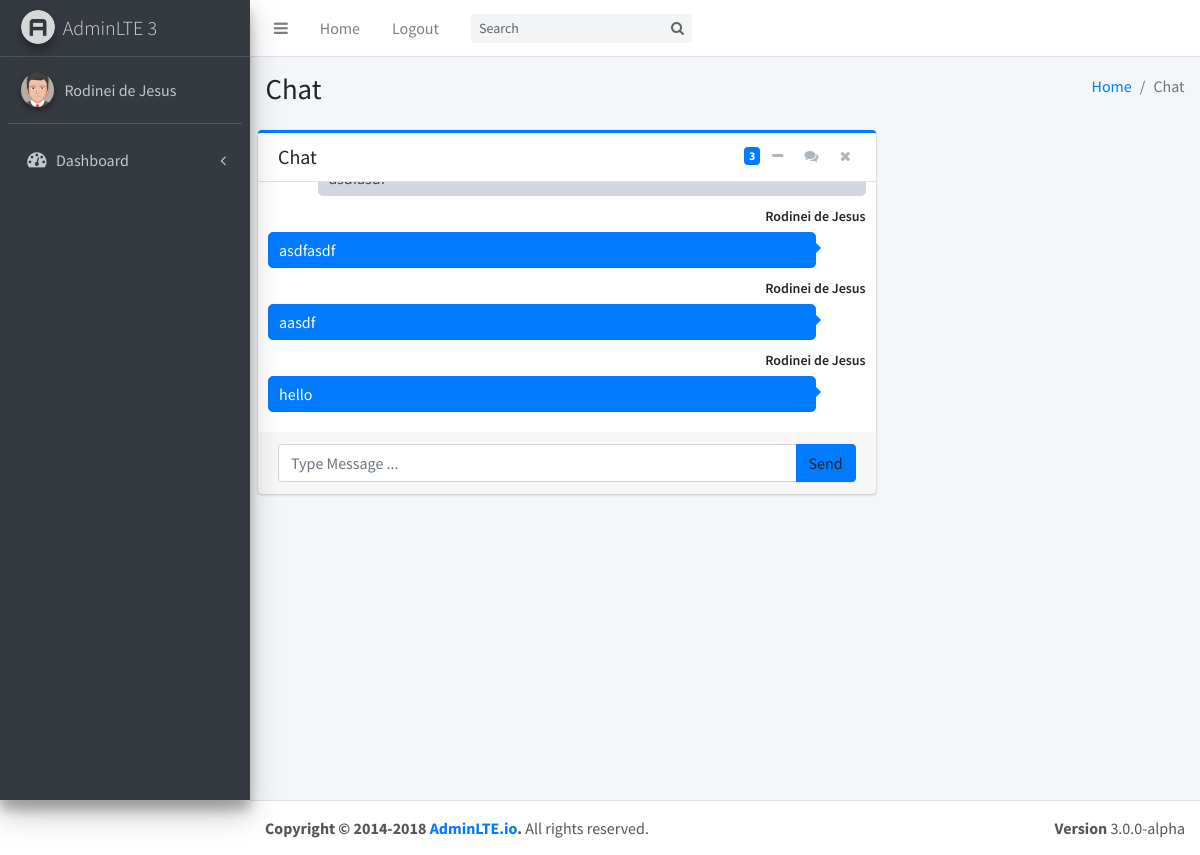
/chat (signed in), run on an earlier commit of the app's database.
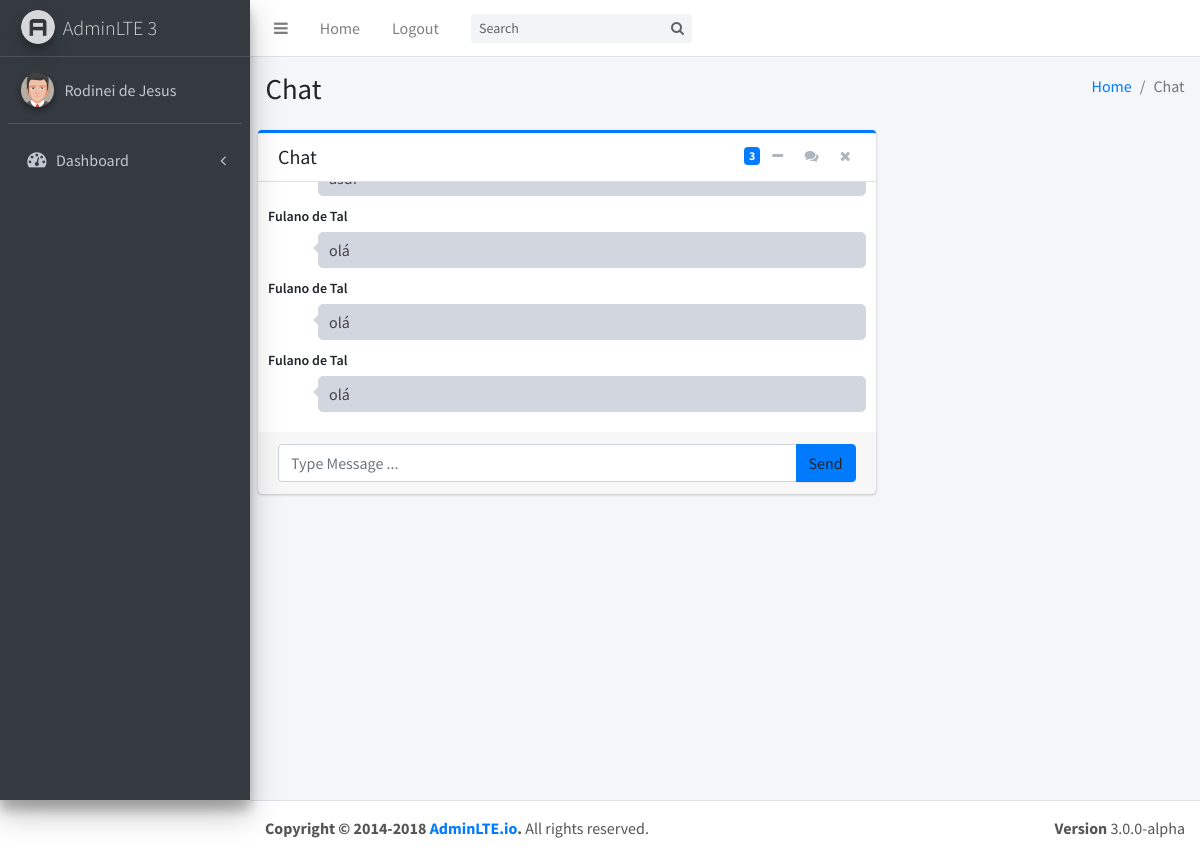
And on a later commit of the database.
### app/models/tables.py (models this page shows, shortened)
class User(UserMixin, db.Model):
    __tablename__ = "users"
    id = db.Column(db.Integer, primary_key=True)
    username = db.Column(db.String, unique=True)
    password = db.Column(db.String)
    name = db.Column(db.String)
    email = db.Column(db.String, unique=True)
    image = db.Column(db.String)

class Message(db.Model):
    __tablename__ = "messages"
    id = db.Column(db.Integer, primary_key=True)
    username = db.Column(db.String)
    message = db.Column(db.String)

### app/controllers/default.py (the view)
@app.route("/chat", methods=['GET'])
@login_required
def chat():
    messages = Message.query.all()
    return render_template("chat.html", messages=messages)

### app/controllers/default.py (called while the page is built)
@lm.user_loader
def load_user(id):
    return User.query.filter_by(id=id).first()

### app/templates/chat.html (shortened to what this page needs)
{% extends 'base.html' %}
{% block content %}
<section class="content-header">
    <div class="container-fluid">
      <div class="row mb-2">
        <div class="col-sm-6">
          <h1>Chat</h1>
        </div>
        <div class="col-sm-6">
          <ol class="breadcrumb float-sm-right">
            <li class="breadcrumb-item"><a href="#">Home</a></li>
            <li class="breadcrumb-item active">Chat</li>
          </ol>
        </div>
      </div>
    </div>
  </section>
  <section class="content">
    <div class="row">
      <div class="col-md-8">
        <div class="card card-primary card-outline direct-chat direct-chat-primary">
          <div class="card-header">
            <h3 class="card-title">Chat</h3>
            <div class="card-tools">
              <span data-toggle="tooltip" title="3 New Messages" class="badge bg-primary">3</span>
              <button type="button" class="btn btn-tool" data-widget="collapse"><i class="fa fa-minus"></i>
              </button>
              <button type="button" class="btn btn-tool" data-toggle="tooltip" title="Contacts"
                      data-widget="chat-pane-toggle">
                <i class="fa fa-comments"></i></button>
              <button type="button" class="btn btn-tool" data-widget="remove"><i class="fa fa-times"></i>
              </button>
            </div>
          </div>
          <div class="card-body">
            <div class="direct-chat-messages" id="content">
              {% for message in messages %}
                {% if message.username != current_user.name %}
                <div class="direct-chat-msg">
                  <div class="direct-chat-info clearfix">
                    <span class="direct-chat-name float-left">{{ message.username }}</span>
                  </div>
                  <div class="direct-chat-text">
                      {{ message.message }}
                  </div>
                </div>
                {% else %}
                <div class="direct-chat-msg right">
                  <div class="direct-chat-info clearfix">
                    <span class="direct-chat-name float-right">{{ message.username }}</span>
                  </div>
                  <div class="direct-chat-text">
                      {{ message.message }}
                  </div>
                </div>
                {% endif %}
              {% endfor %}
            </div>
          </div>
          <div class="card-footer">
              <div class="input-group">
                <input type="text" id="message" name="message" placeholder="Type Message ..." class="form-control">
                <span class="input-group-append">
                  <a class="btn btn-primary" id="chat_btn">Send</a>
                </span>
              </div>
          </div>
        </div>
      </div>
    </div>
  </section>
  {% endblock %}

### app/templates/base.html (shortened to what this page needs)
<!DOCTYPE html>
<html>
<head>
  <link rel="stylesheet" href="https://maxcdn.bootstrapcdn.com/font-awesome/4.4.0/css/font-awesome.min.css">
  <link rel="stylesheet" href="https://code.ionicframework.com/ionicons/2.0.1/css/ionicons.min.css">
  <link rel="stylesheet" href="{{ url_for('static', filename='AdminLTE-3.0.0-alpha.2/dist/css/adminlte.min.css') }}">
</head>
<body class="hold-transition sidebar-mini">
<div class="wrapper">
  <nav class="main-header navbar navbar-expand bg-white navbar-light border-bottom">
    <ul class="navbar-nav">
      <li class="nav-item">
        <a class="nav-link" data-widget="pushmenu" href="#"><i class="fa fa-bars"></i></a>
      </li>
      <li class="nav-item d-none d-sm-inline-block">
        <a href="/" class="nav-link">Home</a>
      </li>
      <li class="nav-item d-none d-sm-inline-block">
        <a href="{{ url_for('logout') }}" class="nav-link">Logout</a>
      </li>
    </ul>
    <form class="form-inline ml-3">
      <div class="input-group input-group-sm">
        <input class="form-control form-control-navbar" type="search" placeholder="Search" aria-label="Search">
        <div class="input-group-append">
          <button class="btn btn-navbar" type="submit">
            <i class="fa fa-search"></i>
          </button>
        </div>
      </div>
    </form>
  </nav>
  <aside class="main-sidebar sidebar-dark-primary elevation-4">
    <a href="/" class="brand-link">
      <img src="{{ url_for('static', filename='AdminLTE-3.0.0-alpha.2/dist/img/AdminLTELogo.png') }}"
           alt="AdminLTE Logo"
           class="brand-image img-circle elevation-3"
           style="opacity: .8">
      <span class="brand-text font-weight-light">AdminLTE 3</span>
    </a>
    <div class="sidebar">
      <div class="user-panel mt-3 pb-3 mb-3 d-flex">
        <div class="image">
          {% if current_user.image %}
          <img src="{{url_for('static', filename='uploads/profile/')}}{{current_user.image}}" class="img-circle elevation-2" alt="User Image">
          {% endif %}
        </div>
        <div class="info">
          <a href="{{ url_for('profile', id=current_user.id) }}" class="d-block">{{ current_user.name }}</a>
        </div>
      </div>
      <nav class="mt-2">
        <ul class="nav nav-pills nav-sidebar flex-column" data-widget="treeview" role="menu" data-accordion="false">
          <li class="nav-item has-treeview">
            <a href="#" class="nav-link">
              <i class="nav-icon fa fa-dashboard"></i>
              <p>
                Dashboard
                <i class="right fa fa-angle-left"></i>
              </p>
            </a>
          </li>
        </ul>
      </nav>
    </div>
  </aside>
  <div class="content-wrapper">
    {% block content %}
    {% endblock %}
  </div>
  <footer class="main-footer">
    <div class="float-right d-none d-sm-block">
      <b>Version</b> 3.0.0-alpha
    </div>
    <strong>Copyright &copy; 2014-2018 <a href="http://adminlte.io">AdminLTE.io</a>.</strong> All rights
    reserved.
  </footer>
</div>
</body>
</html>

What changed in the data, as far as the page shows it:
no longer on this page (row unchanged): Message: username "Rodinei de Jesus", message "asdfasdf"
no longer on this page (row unchanged): Message: username "Rodinei de Jesus", message "aasdf"
no longer on this page (row unchanged): Message: username "Rodinei de Jesus", message "hello"
added Message: username "Fulano de Tal", message "olá"
added Message: username "Fulano de Tal", message "olá"
added Message: username "Fulano de Tal", message "olá"
